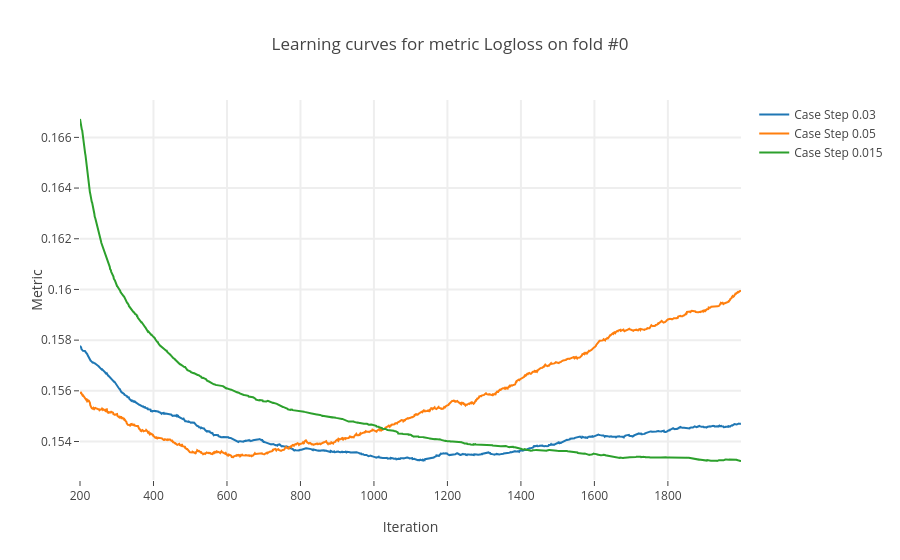

Write notebook code for a chart like this one.
### Code cell
iplot(tmp)

### Figure 1 — Plotly figure (JSON) as saved in the notebook; plotly's stock layout.template omitted (floating-point values rounded to 4 significant figures; data arrays with more than 128 entries replaced by an {"elided": "..."} marker saying what was removed)
{"data": [{"mode": "lines", "name": "Case Step 0.03", "type": "scatter", "uid": "fb0cf2bd-e1ee-478a-97c1-3871ff8eef1e", "x": {"elided": "1800 int values"}, "y": {"elided": "1800 float values"}}, {"mode": "lines", "name": "Case Step 0.05", "type": "scatter", "uid": "98510823-b6e0-4811-ae69-1562edd39314", "x": {"elided": "1800 int values"}, "y": {"elided": "1800 float values"}}, {"mode": "lines", "name": "Case Step 0.015", "type": "scatter", "uid": "77451108-cb83-4c10-93f8-ad1e9119b9fc", "x": {"elided": "1800 int values"}, "y": {"elided": "1800 float values"}}], "layout": {"hovermode": "closest", "showlegend": true, "title": "Learning curves for metric Logloss on fold #0", "xaxis": {"gridwidth": 2, "ticklen": 5, "title": "Iteration", "zeroline": false}, "yaxis": {"gridwidth": 2, "ticklen": 5, "title": "Metric"}}}
